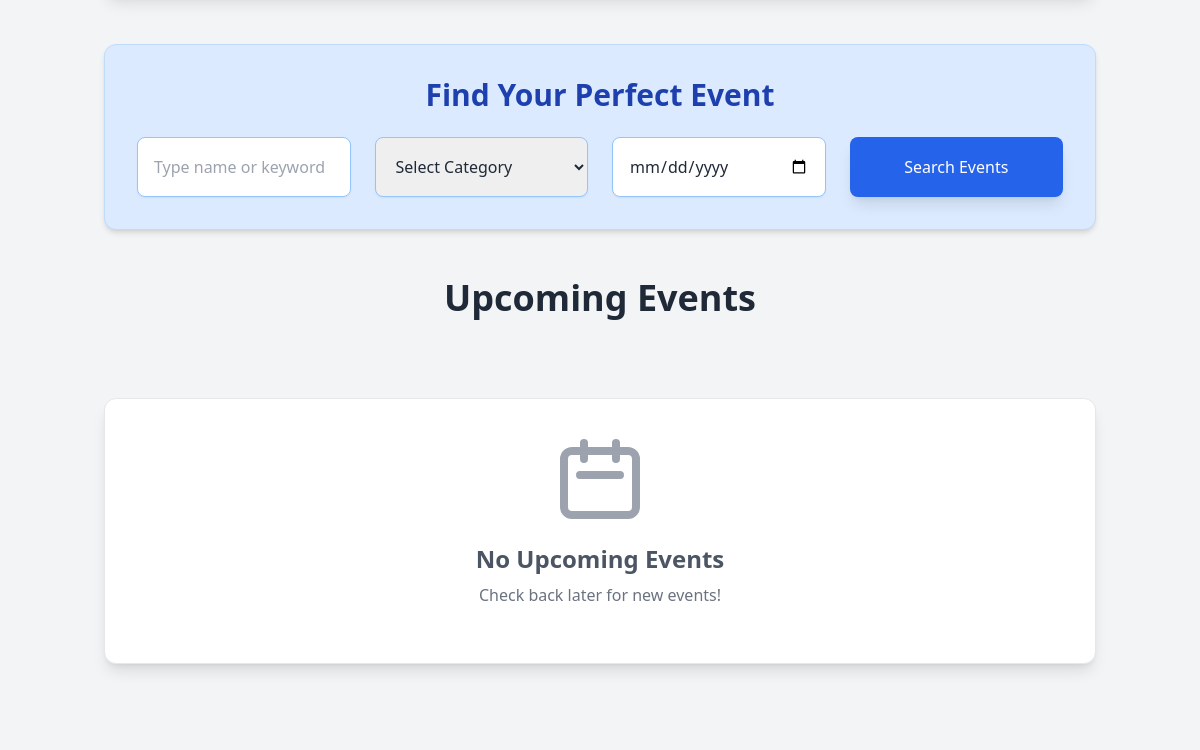
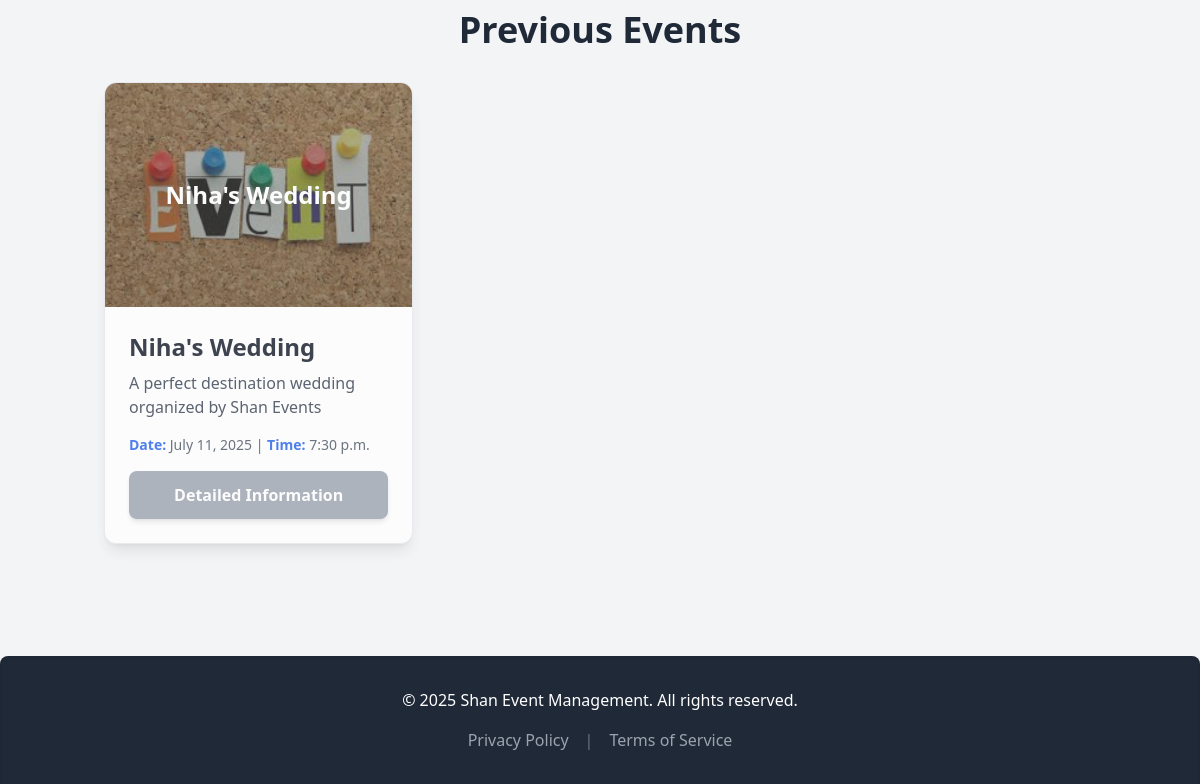
Before: / (lower part) with the older database file (2 pictures, top to bottom).
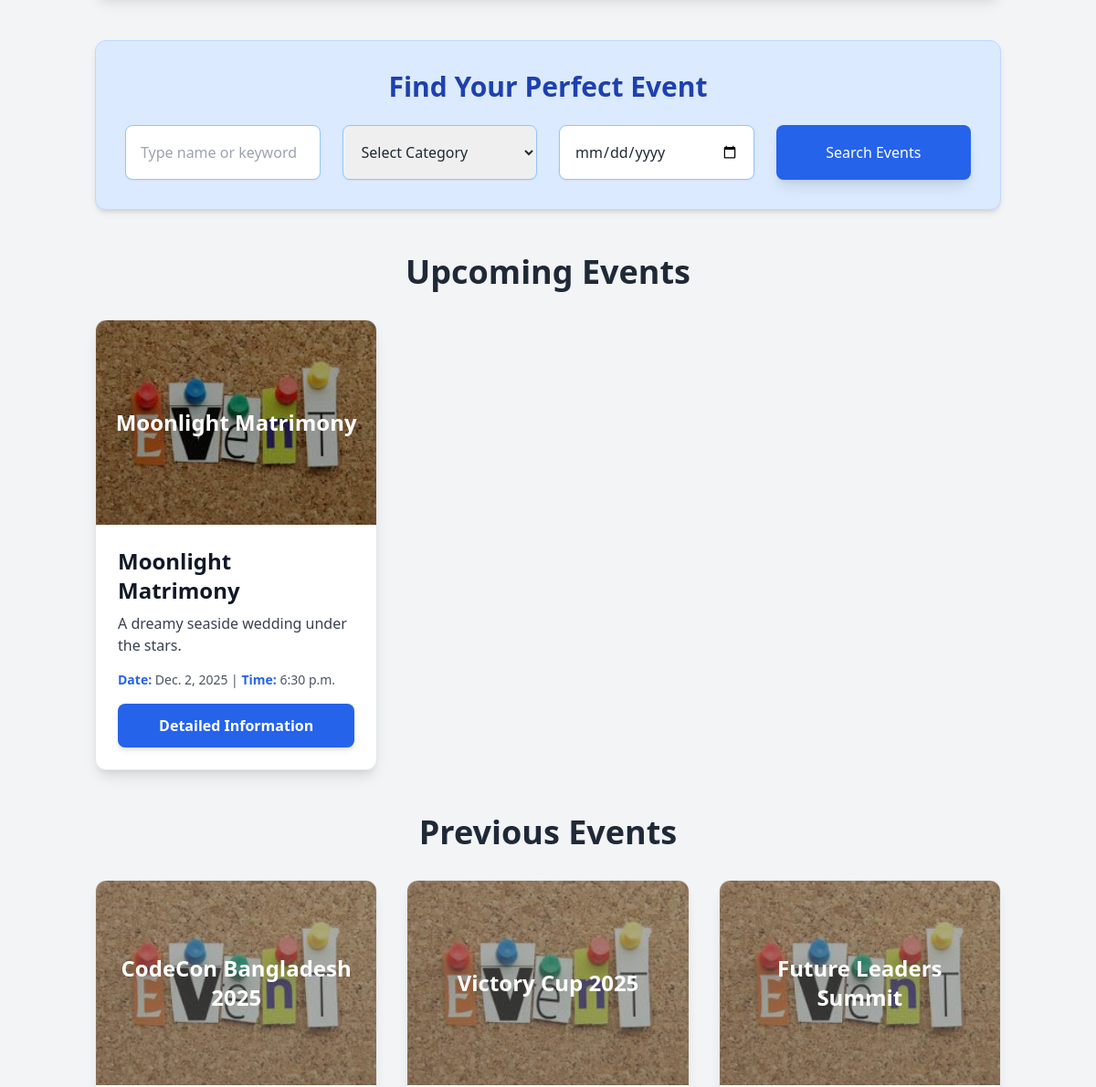
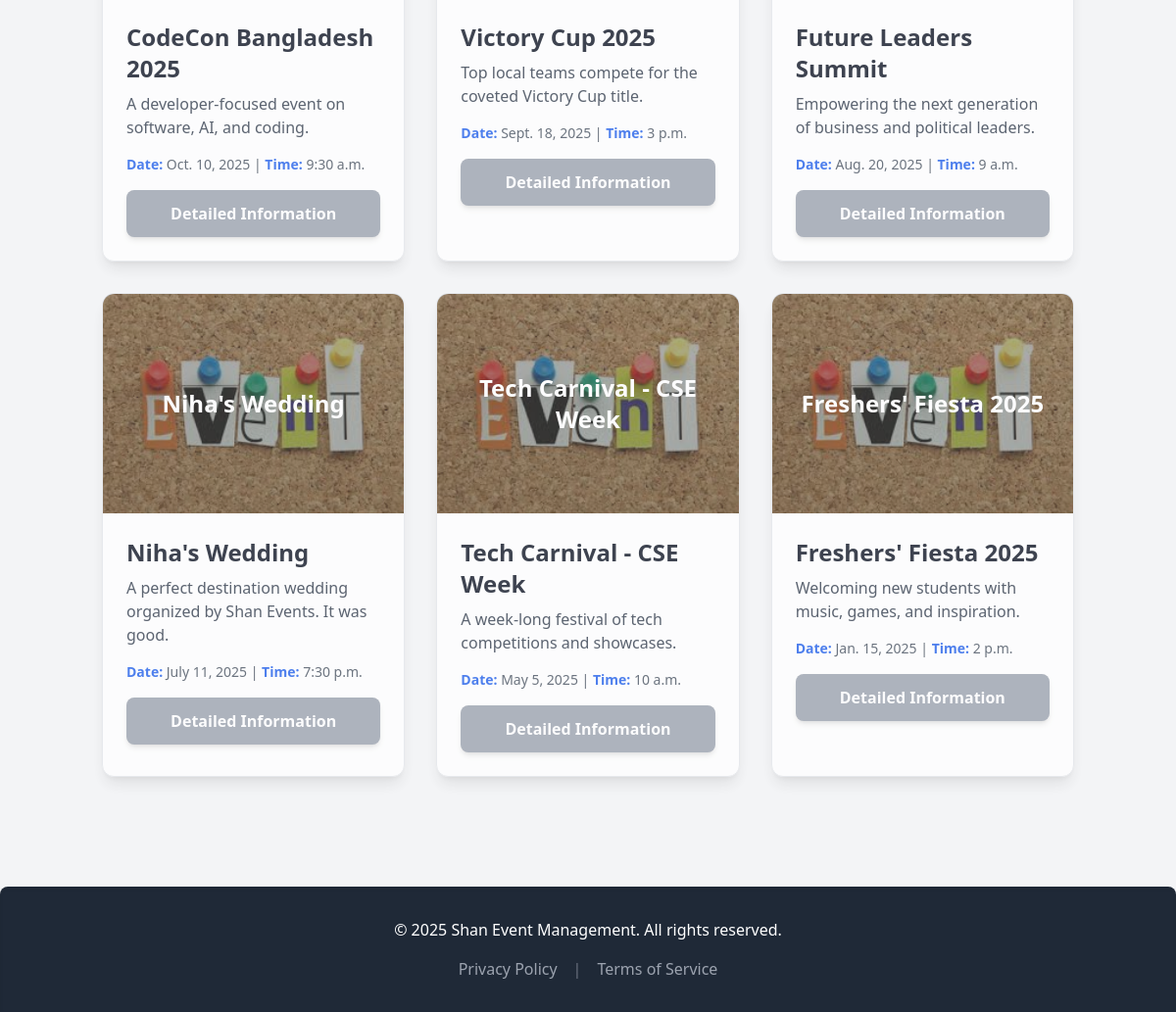
After: the same page with the newer database file (2 pictures, top to bottom).
### events/models.py (models this page shows, shortened)
class Event(models.Model):
    name = models.CharField(max_length=200)
    description = models.TextField()
    date = models.DateField()
    time = models.TimeField()
    location = models.CharField(max_length=200)
    category = models.ForeignKey(Category, on_delete=models.CASCADE, related_name='events')

### events/views.py (the view)
# urls.py: path('', views.HomeView.as_view(), name='home'),
class HomeView(TemplateView):
    template_name = 'events/event_list.html'
    def get_context_data(self, **kwargs):
        context = super().get_context_data(**kwargs)
        today = date.today()
        context['upcoming_events'] = Event.objects.select_related('category').prefetch_related('participants').filter(date__gte=today).order_by('date', 'time')[:6]
        context['previous_events'] = Event.objects.select_related('category').prefetch_related('participants').filter(date__lt=today).order_by('-date', 'time')[:6]
        context['categories'] = Category.objects.all()
        context['total_participants'] = Participant.objects.aggregate(total=Count('id'))['total']
        return context

### events/templates/events/event_list.html (shortened to what the changed rows need)
{% extends 'events/base.html' %}
{% load static %}
{% block content %}
<div class="bg-blue-100 p-8 rounded-xl shadow-md mb-12 border border-blue-200">
    <h2 class="text-3xl font-bold text-blue-800 mb-6 text-center">Find Your Perfect Event</h2>
</div>
<div class="mb-12">
    <h2 class="text-4xl font-bold text-gray-800 mb-8 text-center">Upcoming Events</h2>
    <div class="grid grid-cols-1 md:grid-cols-2 lg:grid-cols-3 gap-8">
        {% for event in upcoming_events %}
        <div class="bg-white rounded-xl shadow-lg overflow-hidden border border-gray-200 transform hover:scale-105 transition duration-300 ease-in-out">
            <div class="w-full h-56 bg-cover bg-center rounded-t-xl" style="background-image: url('{% static 'images/event.jpeg' %}');">
                <div class="w-full h-full bg-black bg-opacity-40 flex items-center justify-center">
                    <h3 class="text-white text-2xl font-bold text-center px-4">{{ event.name }}</h3>
                </div>
            </div>
            <div class="p-6">
                <h3 class="text-2xl font-bold text-gray-900 mb-2">{{ event.name }}</h3>
                <p class="text-gray-700 mb-4 line-clamp-3">{{ event.description }}</p>
                <p class="text-gray-600 text-sm mb-4">
                    <span class="font-semibold text-blue-600">Date:</span> {{ event.date }} |
                    <span class="font-semibold text-blue-600">Time:</span> {{ event.time }}
                </p>
                <a href="{% url 'events:detail' event.pk %}" class="bg-blue-600 text-white p-3 rounded-lg hover:bg-blue-700 transition duration-300 w-full font-semibold shadow-md block text-center">Detailed Information</a>
            </div>
        </div>
        {% empty %}
        <div class="col-span-3 text-center py-12">
            <div class="bg-white rounded-xl shadow-lg p-8 border border-gray-200">
                <svg xmlns="http://www.w3.org/2000/svg" class="h-24 w-24 mx-auto text-gray-400 mb-4" fill="none" viewBox="0 0 24 24" stroke="currentColor" stroke-width="2">
                    <path stroke-linecap="round" stroke-linejoin="round" d="M8 7V3m8 4V3m-9 8h10M5 21h14a2 2 0 002-2V7a2 2 0 00-2-2H5a2 2 0 00-2 2v12a2 2 0 002 2z"/>
                </svg>
                <h3 class="text-2xl font-bold text-gray-600 mb-2">No Upcoming Events</h3>
                <p class="text-gray-500 mb-6">Check back later for new events!</p>
            </div>
        </div>
        {% endfor %}
    </div>
</div>
<div class="mb-12">
    <h2 class="text-4xl font-bold text-gray-800 mb-8 text-center">Previous Events</h2>
    <div class="grid grid-cols-1 md:grid-cols-2 lg:grid-cols-3 gap-8">
        {% for event in previous_events %}
        <div class="bg-white rounded-xl shadow-lg overflow-hidden border border-gray-200 opacity-80">
            <div class="w-full h-56 bg-cover bg-center rounded-t-xl" style="background-image: url('{% static 'images/event.jpeg' %}');">
                <div class="w-full h-full bg-black bg-opacity-40 flex items-center justify-center">
                    <h3 class="text-white text-2xl font-bold text-center px-4">{{ event.name }}</h3>
                </div>
            </div>
            <div class="p-6">
                <h3 class="text-2xl font-bold text-gray-900 mb-2">{{ event.name }}</h3>
                <p class="text-gray-700 mb-4 line-clamp-3">{{ event.description }}</p>
                <p class="text-gray-600 text-sm mb-4">
                    <span class="font-semibold text-blue-600">Date:</span> {{ event.date }} |
                    <span class="font-semibold text-blue-600">Time:</span> {{ event.time }}
                </p>
                <a href="{% url 'events:detail' event.pk %}" class="bg-gray-400 text-white p-3 rounded-lg cursor-not-allowed w-full font-semibold shadow-md block text-center">Detailed Information</a>
            </div>
        </div>
        {% endfor %}
    </div>
</div>
{% endblock %}

Changed rows visible on the page:
added Event: name "Moonlight Matrimony", description "A dreamy seaside wedding under the stars.", date "Dec. 2, 2025", time "6:30 p.m.", shown under "Upcoming Events"
added Event: name "CodeCon Bangladesh 2025", description "A developer-focused event on software, AI, and coding.", date "Oct. 10, 2025", time "9:30 a.m.", shown under "Previous Events"
added Event: name "Victory Cup 2025", description "Top local teams compete for the coveted Victory Cup title.", date "Sept. 18, 2025", time "3 p.m.", shown under "Previous Events"
added Event: name "Future Leaders Summit", description "Empowering the next generation of business and political leaders.", date "Aug. 20, 2025", time "9 a.m.", shown under "Previous Events"
changed Event "Niha's Wedding": description "A perfect destination wedding organized by Shan Events" → "A perfect destination wedding organized by Shan Events. It was good."
added Event: name "Tech Carnival - CSE Week", description "A week-long festival of tech competitions and showcases.", date "May 5, 2025", time "10 a.m.", shown under "Previous Events"
added Event: name "Freshers' Fiesta 2025", description "Welcoming new students with music, games, and inspiration.", date "Jan. 15, 2025", time "2 p.m.", shown under "Previous Events"
Other visible differences:
text no longer shown: "No Upcoming Events Check back later for new events!"
